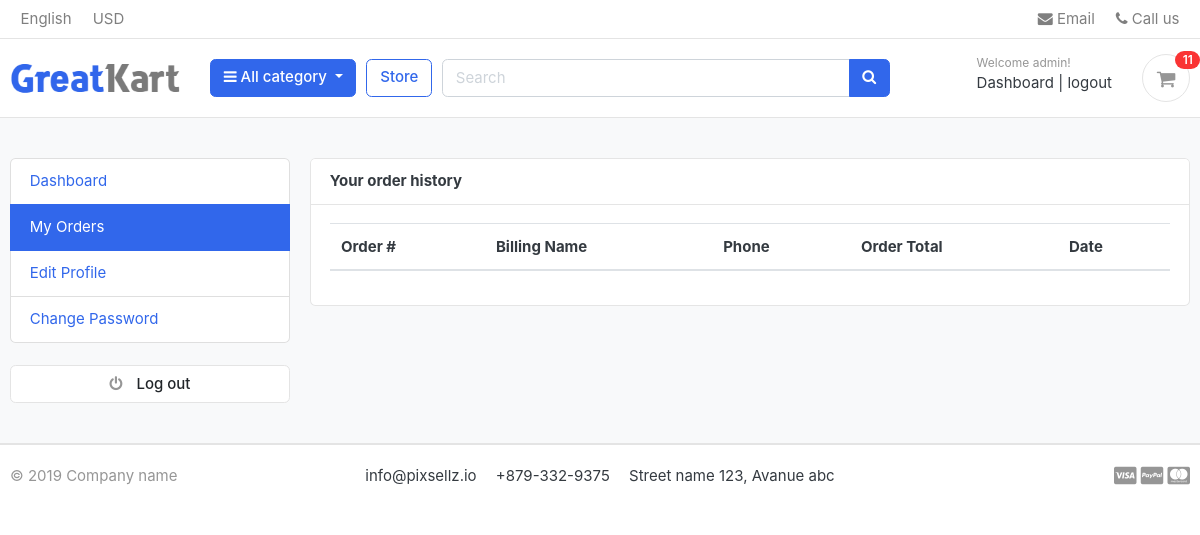
The app's page /accounts/my_orders/ (signed in), older data.
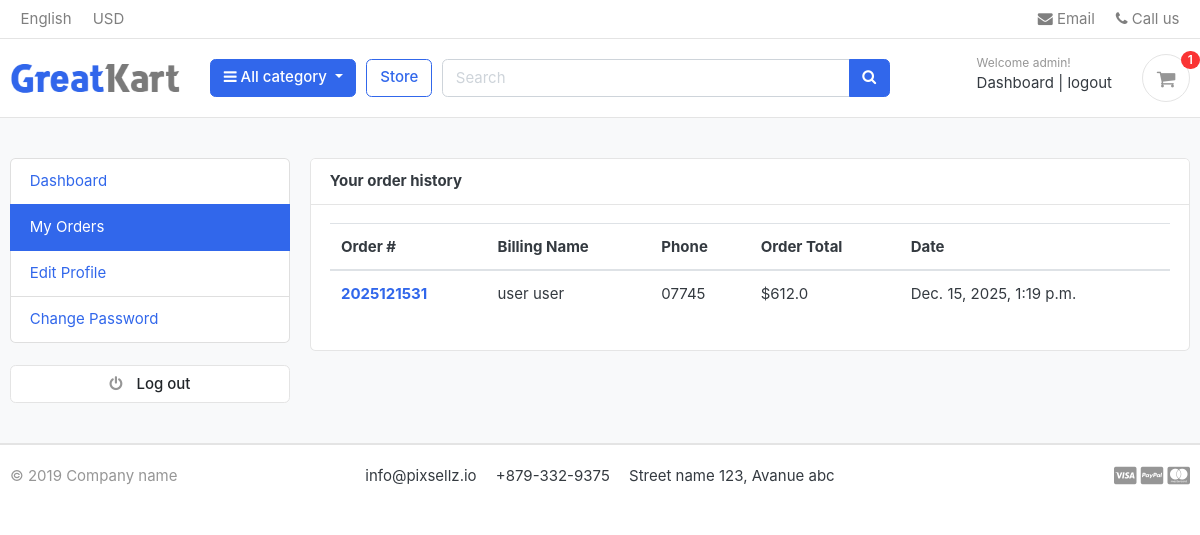
The same page, newer data.
### orders/models.py (models this page shows, shortened)
class Order(models.Model):
    STATUS = (
        ('New', 'New'),
        ('Accepted', 'Accepted'),
        ('Completed', 'Completed'),
        ('Cancelled', 'Cancelled'),
    )
    user = models.ForeignKey(Account, on_delete=models.SET_NULL, null=True)
    payment = models.ForeignKey(Payment, on_delete=models.SET_NULL, blank=True, null=True)
    order_number = models.CharField(max_length=20)
    first_name = models.CharField(max_length=50)
    last_name = models.CharField(max_length=50)
    phone = models.CharField(max_length=15)
    email = models.EmailField(max_length=50)
    address_line_1 = models.CharField(max_length=50)
    address_line_2 = models.CharField(max_length=50, blank=True)
    country = models.CharField(max_length=50)
    state = models.CharField(max_length=50)
    city = models.CharField(max_length=50)
    order_note = models.CharField(max_length=100, blank=True)
    order_total = models.FloatField()
    tax = models.FloatField()
    status = models.CharField(max_length=10, choices=STATUS, default='New')
    ip = models.CharField(blank=True, max_length=20)
    is_ordered = models.BooleanField(default=False)
    created_at = models.DateTimeField(auto_now_add=True)
    updated_at = models.DateTimeField(auto_now=True)
    def full_name(self):
        return f'{self.first_name} {self.last_name}'

### accounts/views.py (the view)
# urls.py: path('my_orders/', views.my_orders, name='my_orders'),
@login_required(login_url='login')
def my_orders(request):
    orders = Order.objects.filter(user=request.user, is_ordered=True).order_by('-created_at')
    context = {
        'orders': orders,
    }
    return render(request, 'accounts/my_orders.html', context)

### carts/context_processors.py (called while the page is built)
def counter(request):
    cart_count = 0
    if 'admin' in request.path: # to avoid showing cart item count in admin panel
        return {}
    else:
        try:
            cart = Cart.objects.filter(cart_id=_cart_id(request)) # get the cart using the cart_id present in the session
            if request.user.is_authenticated:
                cart_items = CartItem.objects.all().filter(user=request.user)
            else:
                cart_items = CartItem.objects.all().filter(cart=cart[:1]) # get the cart items associated with the cart
            for cart_item in cart_items:
                cart_count += cart_item.quantity # count the total quantity of items in the cart
        except Cart.DoesNotExist:
            cart_count = 0
    return dict(cart_count=cart_count)

### carts/views.py (called while the page is built)
def _cart_id(request):
    cart = request.session.session_key # get the session key
    if not cart:
        cart = request.session.create() # create a new session if not present
    return cart

### category/context_processors.py (called while the page is built)
def menu_links(request):
    links = Category.objects.all()
    return dict(links=links)

### templates/accounts/my_orders.html (shortened to what this page needs)
{% extends 'base.html' %}
{% block content %}
<section class="section-conten padding-y bg">
<div class="container">
	<div class="row">
	{% include 'includes/dashboard_sidebar.html' %}
	<main class="col-md-9">
		<article class="card">
		<header class="card-header">
			<strong class="d-inline-block mr-3">Your order history</strong>
		</header>
		<div class="card-body">
			<div class="row">
			<div class="col-md-12">
				<table class="table table-hover">
				  <thead>
				    <tr>
				      <th scope="col">Order #</th>
				      <th scope="col">Billing Name</th>
				      <th scope="col">Phone</th>
				      <th scope="col">Order Total</th>
							<th scope="col">Date</th>
				    </tr>
				  </thead>
				  <tbody>
						{% for order in orders %}
				    <tr>
				      <th scope="row"><a href="{% url 'order_detail' order.order_number %}">{{order.order_number}}</a></th>
					  <td>{{order.full_name}}</td>
				      <td>{{order.phone}}</td>
				      <td>${{order.order_total}}</td>
							<td>{{order.created_at}}</td>
				    </tr>
				{% endfor %}
				  </tbody>
				</table>
			</div>
			</div>
		</div>
		</article>
	</main>
</div>
</div>
</section>
{% endblock %}

### templates/includes/navbar.html (shortened to what this page needs)
{% load static %}
<header class="section-header">
<nav class="navbar p-md-0 navbar-expand-sm navbar-light border-bottom">
<div class="container">
  <div class="collapse navbar-collapse" id="navbarTop4">
    <ul class="navbar-nav mr-auto">
    	<li class="nav-item dropdown">
		 	<a href="#" class="nav-link"> English </a>
		</li>
		<li class="nav-item dropdown">
			<a href="#" class="nav-link"> USD </a>
		</li>
    </ul>
    <ul class="navbar-nav">
		<li><a href="#" class="nav-link"> <i class="fa fa-envelope"></i> Email </a></li>
		<li><a href="#" class="nav-link"> <i class="fa fa-phone"></i> Call us </a></li>
	</ul>
  </div>
</div>
</nav>
<section class="header-main border-bottom">
	<div class="container">
<div class="row align-items-center">
	<div class="col-lg-2 col-md-3 col-6">
		<a href="{% url 'home' %}" class="brand-wrap">
			<img class="logo" src="{% static 'images/logo.png' %}">
		</a>
	</div>
	<div class="col-lg col-sm col-md col-6 flex-grow-0">
		<div class="category-wrap dropdown d-inline-block float-right">
			<button type="button" class="btn btn-primary dropdown-toggle" data-toggle="dropdown">
				<i class="fa fa-bars"></i> All category
			</button>
		</div>
	</div>
	<a href="{% url 'store' %}" class="btn btn-outline-primary">Store</a>
	<div class="col-lg  col-md-6 col-sm-12 col">
		<form action="{% url 'search' %}" class="search" method="GET">
			<div class="input-group w-100">
			    <input type="text" class="form-control"  style="width:60%;" placeholder="Search" name="keyword">
			    <div class="input-group-append">
			      <button class="btn btn-primary" type="submit">
			        <i class="fa fa-search"></i>
			      </button>
			    </div>
		    </div>
		</form>
	</div>
	<div class="col-lg-3 col-sm-6 col-8 order-2 order-lg-3">
				<div class="d-flex justify-content-end mb-3 mb-lg-0">
					{% if user.id is None %}
						<div class="widget-header">
							<small class="title text-muted">Welcome guest!</small>
							<div>
								<a href="{% url 'login' %}">Sign in</a> <span class="dark-transp"> | </span>
								<a href="{% url 'register' %}"> Register</a>
							</div>
						</div>
					{% else %}
						<div class="widget-header">
							<small class="title text-muted">Welcome {{ user.first_name }}!</small>
							<div>
								<a href="{% url 'dashboard' %}">Dashboard</a> <span class="dark-transp"> | </span>
								<a href="{% url 'logout' %}"> logout</a>
							</div>
						</div>
					{% endif %}
					<a href="{% url 'cart' %}" class="widget-header pl-3 ml-3">
						<div class="icon icon-sm rounded-circle border"><i class="fa fa-shopping-cart"></i></div>
						<span class="badge badge-pill badge-danger notify">{{ cart_count }}</span>
					</a>
				</div>
			</div>
</div>
	</div>
</section>
</header>

Row changes from the older to the newer data that the page shows:
added Order: order_number "2025121531", full_name "user user", phone "07745", order_total "612.0", created_at "Dec. 15, 2025, 1:19 p.m."
Text that changed along with them:
{{ cart_count }}: "11" → "1"
